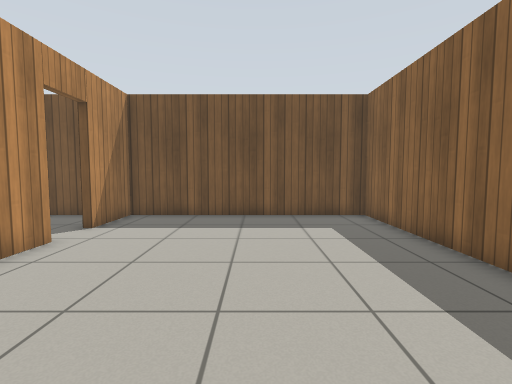
view 1 (above)

16 first-person views from a walk through a robot-simulator world made for Gazebo. The camera is 0.9 m above the floor, tilts 4° down and sees 85° across. The floor is counted in squares, 0.5 m on a side. Each view is taken from the middle of a square. On the plan, view 1 faces up. The plan holds only what a view shows up to about 15 squares ahead; the rest is blank. Gazebo's built-in surfaces are drawn with simple patterns.

view 2
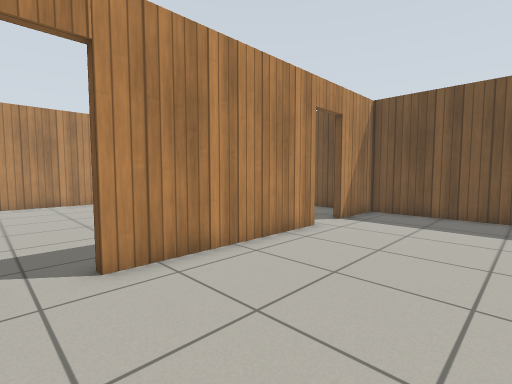

view 3
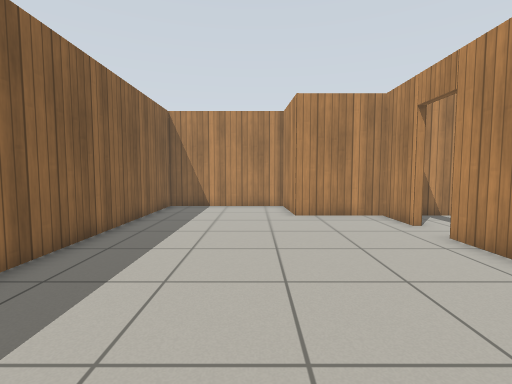

view 4
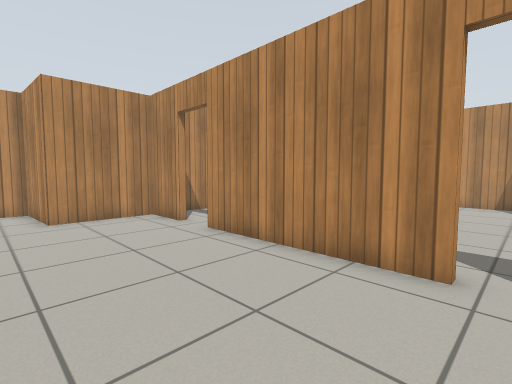

view 5
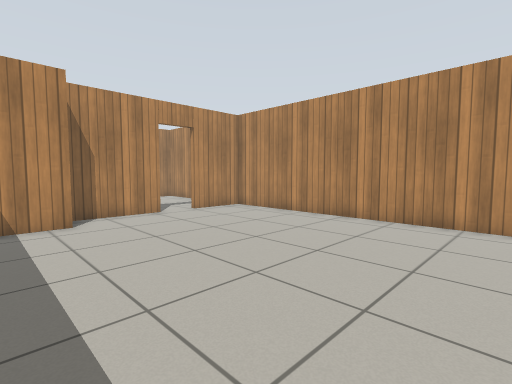

view 6
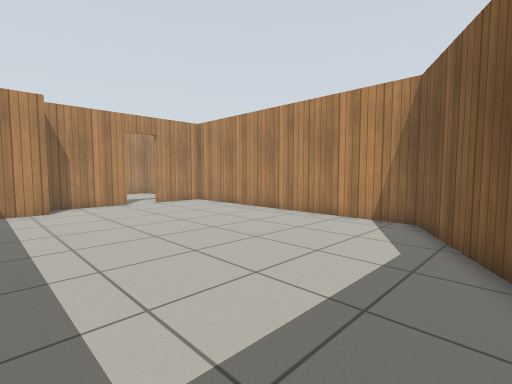

view 7
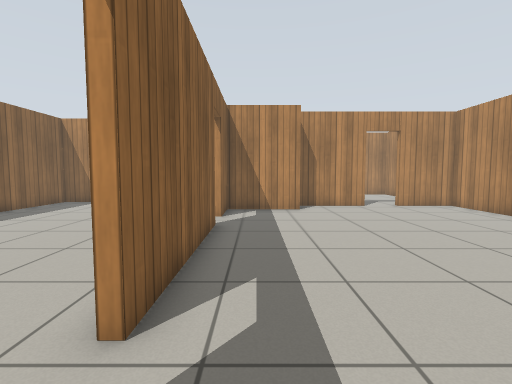

view 8
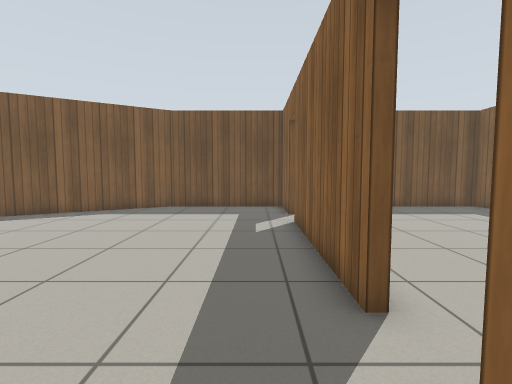

view 9
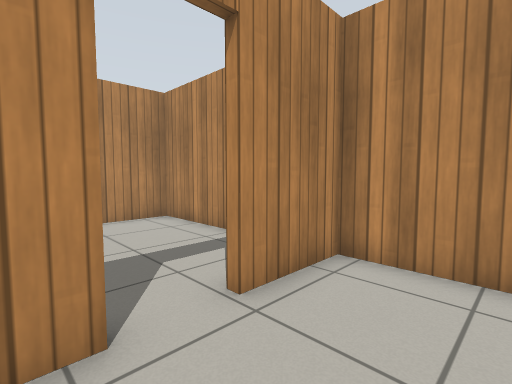

view 10
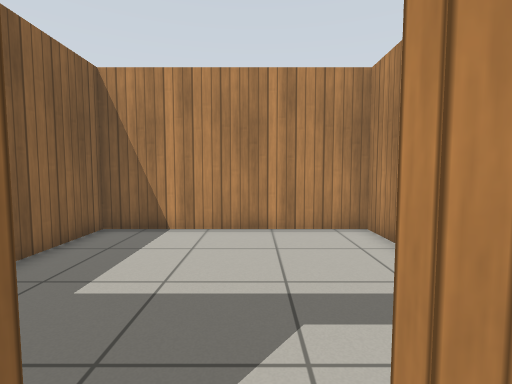

view 11
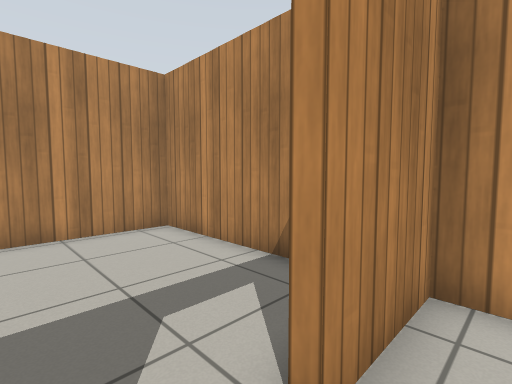

view 12
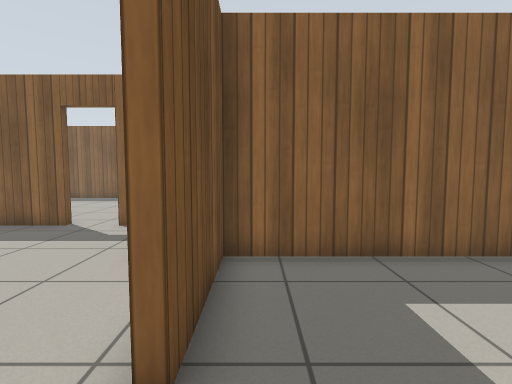

view 13
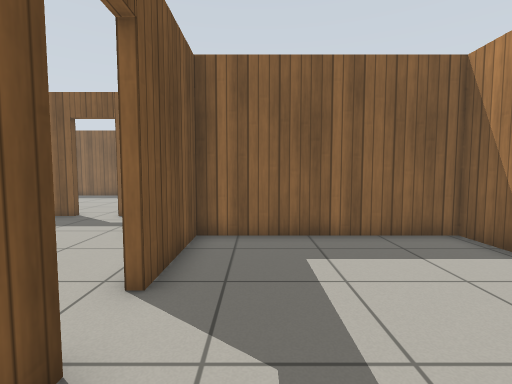

view 14
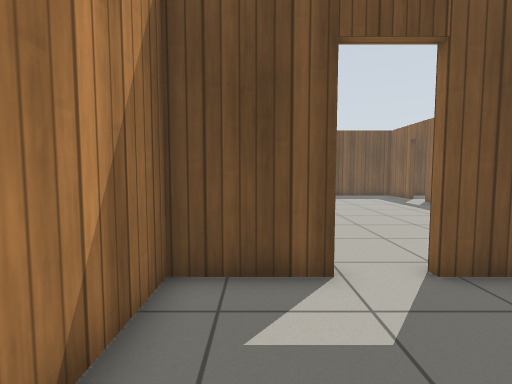

view 15
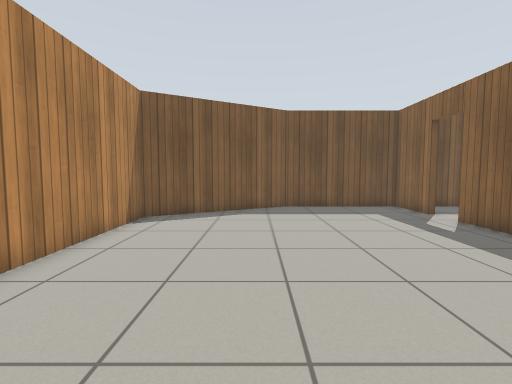

view 16
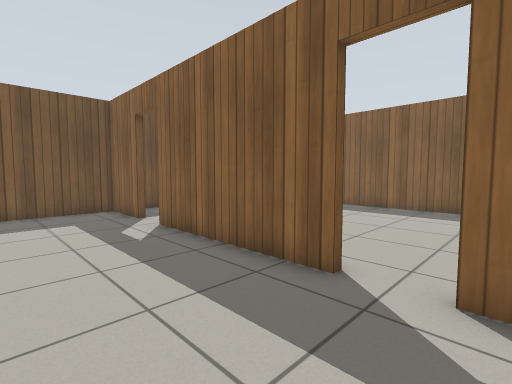

### Floor plan
Ten units are one square. View 1 is at (0, 0); x grows to the right and y downward. Boxes are objects, and circles mark ways between rooms. Rooms are numbered by the first view taken in them; rooms with no view inside come last. Other rooms are left out.
<svg viewBox="-180 -122 231 255">
<path fill="none" stroke="#000" d="M-53 12 -53 36 -17 36 -15 69 46 69 46 -117 -53 -117 -53 -89M-53 -72 -53 -4M-56 -4 -56 -72M-92 36 -56 36 -56 12M-129 50 -93 50M-56 -89 -56 -117 -114 -117 -175 -82 -175 50 -147 50M-147 53 -175 53 -175 128 -91 128 -91 53 -129 53"/>
<circle cx="-53" cy="-83" r="3" fill="#2a7"/>
<circle cx="-55" cy="5" r="3" fill="#2a7"/>
<circle cx="-135" cy="50" r="3" fill="#2a7"/>
<text x="0" y="-30">1</text>
<text x="-120" y="-30">2</text>
<text x="-140" y="90">3</text>
</svg>
Room 1 opens to room 2. Room 2 opens to room 3.

Where each view was taken, in squares from view 1:
view 1: 0 up, 0 right, facing up
view 2: 1 down, 0 right, facing up-left
view 3: 8 up, 0 right, facing down
view 4: 8 up, 0 right, facing down-left
view 5: 7 up, 7 left, facing down-left
view 6: 11 up, 7 left, facing down-left
view 7: 10 up, 7 left, facing down
view 8: 3 down, 7 left, facing up
view 9: 2 down, 12 left, facing down-left
view 10: 4 down, 14 left, facing down
view 11: 4 down, 13 left, facing down-left
view 12: 6 down, 15 left, facing right
view 13: 7 down, 17 left, facing right
view 14: 10 down, 16 left, facing up
view 15: 3 down, 13 left, facing up
view 16: 2 down, 10 left, facing up-right
